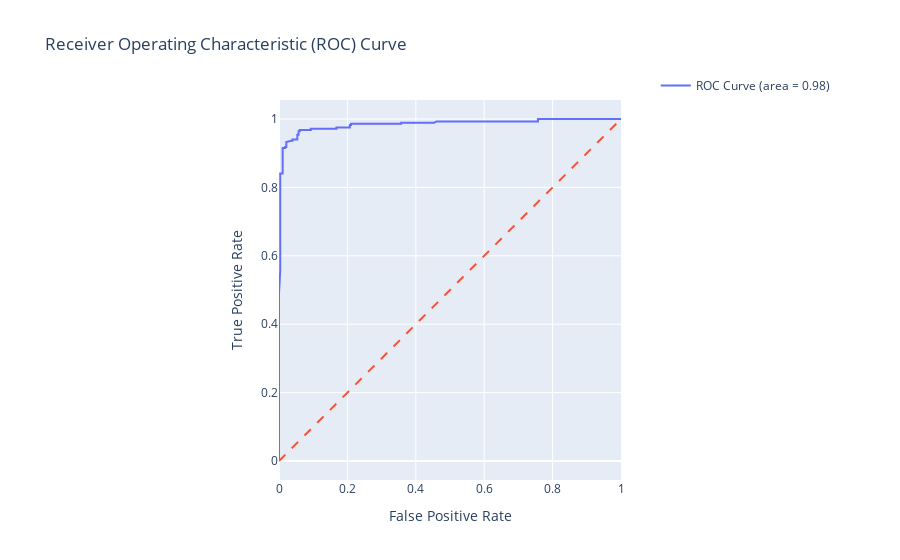

Notebook code cell kept with this figure:
### Code cell
import plotly.graph_objects as go
from sklearn.metrics import roc_curve, roc_auc_score

from sklearn.preprocessing import LabelBinarizer

# Convert string labels to binary
binarizer = LabelBinarizer()
binary_filtered_labels_test = binarizer.fit_transform(filtered_labels_test).ravel()


y_scores = pipeline.decision_function(filtered_utterances_test)

# ROC curve data points
fpr, tpr, thresholds = roc_curve(binary_filtered_labels_test, y_scores)

y_scores = pipeline.decision_function(filtered_utterances_test) # For binary classifiers

# ROC curve data points
fpr, tpr, thresholds = roc_curve(binary_filtered_labels_test, y_scores)

auc_score = roc_auc_score(binary_filtered_labels_test, y_scores)

fig = go.Figure()

# ROC curve trace
fig.add_trace(go.Scatter(x=fpr, y=tpr, mode='lines', name='ROC Curve (area = %0.2f)' % auc_score))

# Line representing random guessing
fig.add_trace(go.Scatter(x=[0, 1], y=[0, 1], mode='lines', showlegend=False, line=dict(dash='dash')))

fig.update_layout(
    title='Receiver Operating Characteristic (ROC) Curve',
    xaxis_title='False Positive Rate',
    yaxis_title='True Positive Rate',
    xaxis=dict(scaleanchor="y", scaleratio=1, constrain='domain'),
    yaxis=dict(scaleanchor="x", scaleratio=1, constrain='domain'),
    legend=dict(yanchor="bottom", xanchor="right")
)

fig.show()

### Figure 1 — Plotly figure (JSON) as saved in the notebook; plotly's stock layout.template omitted (floating-point values rounded to 4 significant figures)
{"data": [{"mode": "lines", "name": "ROC Curve (area = 0.98)", "type": "scatter", "x": [0, 0, 0, 0, 0, 0, 0, 0, 0, 0, 0, 0, 0, 0, 0, 0, 0, 0, 0, 0, 0, 0, 0, 0.003571, 0.003571, 0.003571, 0.003571, 0.003571, 0.003571, 0.003571, 0.003571, 0.003571, 0.003571, 0.003571, 0.003571, 0.01071, 0.01071, 0.01071, 0.01071, 0.01071, 0.01071, 0.01786, 0.01786, 0.02143, 0.02143, 0.03571, 0.03929, 0.03929, 0.05357, 0.05357, 0.05714, 0.05714, 0.06071, 0.06071, 0.09286, 0.09286, 0.1679, 0.1679, 0.2071, 0.2071, 0.2107, 0.2107, 0.2179, 0.2286, 0.2393, 0.2571, 0.2643, 0.3107, 0.3179, 0.35, 0.3571, 0.3571, 0.375, 0.3821, 0.4107, 0.4179, 0.4321, 0.4393, 0.4429, 0.45, 0.4536, 0.4607, 0.4679, 0.475, 0.5, 0.5071, 0.5607, 0.5679, 0.575, 0.5857, 0.6286, 0.6643, 0.6679, 0.675, 0.6893, 0.6964, 0.7179, 0.725, 0.7321, 0.7571, 0.7571, 0.7607, 0.775, 0.7893, 0.7964, 0.8071, 0.8143, 0.8179, 0.825, 0.8321, 0.8393, 0.8714, 0.8786, 0.8964, 0.9071, 0.925, 0.9393, 0.9464, 0.9536, 0.975, 0.9857, 1], "y": [0, 0.01773, 0.02128, 0.02837, 0.03901, 0.0461, 0.05319, 0.1277, 0.1348, 0.1418, 0.2092, 0.2199, 0.227, 0.234, 0.3475, 0.3546, 0.4149, 0.422, 0.4397, 0.4681, 0.4716, 0.4858, 0.4894, 0.5567, 0.5638, 0.5709, 0.6418, 0.6489, 0.6596, 0.6738, 0.727, 0.734, 0.766, 0.773, 0.8404, 0.8404, 0.8511, 0.8582, 0.8688, 0.8759, 0.9149, 0.9149, 0.9184, 0.9184, 0.9326, 0.9362, 0.9362, 0.9397, 0.9397, 0.9539, 0.9539, 0.9645, 0.9645, 0.9681, 0.9681, 0.9716, 0.9716, 0.9752, 0.9752, 0.9823, 0.9823, 0.9858, 0.9858, 0.9858, 0.9858, 0.9858, 0.9858, 0.9858, 0.9858, 0.9858, 0.9858, 0.9894, 0.9894, 0.9894, 0.9894, 0.9894, 0.9894, 0.9894, 0.9894, 0.9894, 0.9894, 0.9929, 0.9929, 0.9929, 0.9929, 0.9929, 0.9929, 0.9929, 0.9929, 0.9929, 0.9929, 0.9929, 0.9929, 0.9929, 0.9929, 0.9929, 0.9929, 0.9929, 0.9929, 0.9929, 1, 1, 1, 1, 1, 1, 1, 1, 1, 1, 1, 1, 1, 1, 1, 1, 1, 1, 1, 1, 1, 1]}, {"line": {"dash": "dash"}, "mode": "lines", "showlegend": false, "type": "scatter", "x": [0, 1], "y": [0, 1]}], "layout": {"legend": {"xanchor": "right", "yanchor": "bottom"}, "title": {"text": "Receiver Operating Characteristic (ROC) Curve"}, "xaxis": {"constrain": "domain", "scaleanchor": "y", "scaleratio": 1, "title": {"text": "False Positive Rate"}}, "yaxis": {"constrain": "domain", "scaleanchor": "x", "scaleratio": 1, "title": {"text": "True Positive Rate"}}}}
